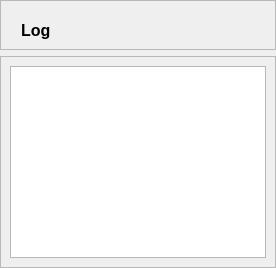
     <widget class="QWidget" name="Console" native="true">
      <property name="minimumSize">
       <size>
        <width>100</width>
        <height>0</height>
       </size>
      </property>
      <property name="maximumSize">
       <size>
        <width>300</width>
        <height>16777215</height>
       </size>
      </property>
      <layout class="QVBoxLayout" name="verticalLayout_12">
       <property name="leftMargin">
        <number>0</number>
       </property>
       <property name="topMargin">
        <number>0</number>
       </property>
       <property name="rightMargin">
        <number>0</number>
       </property>
       <property name="bottomMargin">
        <number>0</number>
       </property>
       <item alignment="Qt::AlignTop">
        <widget class="QFrame" name="frame_15">
         <property name="frameShape">
          <enum>QFrame::StyledPanel</enum>
         </property>
         <property name="frameShadow">
          <enum>QFrame::Raised</enum>
         </property>
         <layout class="QVBoxLayout" name="verticalLayout_13">
          <property name="leftMargin">
           <number>20</number>
          </property>
          <property name="topMargin">
           <number>20</number>
          </property>
          <item alignment="Qt::AlignTop">
           <widget class="QLabel" name="label_46">
            <property name="font">
             <font>
              <pointsize>12</pointsize>
              <weight>75</weight>
              <bold>true</bold>
             </font>
            </property>
            <property name="text">
             <string>Log</string>
            </property>
            <property name="alignment">
             <set>Qt::AlignLeading|Qt::AlignLeft|Qt::AlignVCenter</set>
            </property>
           </widget>
          </item>
         </layout>
        </widget>
       </item>
       <item>
        <widget class="QFrame" name="frame">
         <property name="frameShape">
          <enum>QFrame::StyledPanel</enum>
         </property>
         <property name="frameShadow">
          <enum>QFrame::Raised</enum>
         </property>
         <layout class="QVBoxLayout" name="verticalLayout_16">
          <item>
           <widget class="QPlainTextEdit" name="Log"/>
          </item>
         </layout>
        </widget>
       </item>
      </layout>
     </widget>
